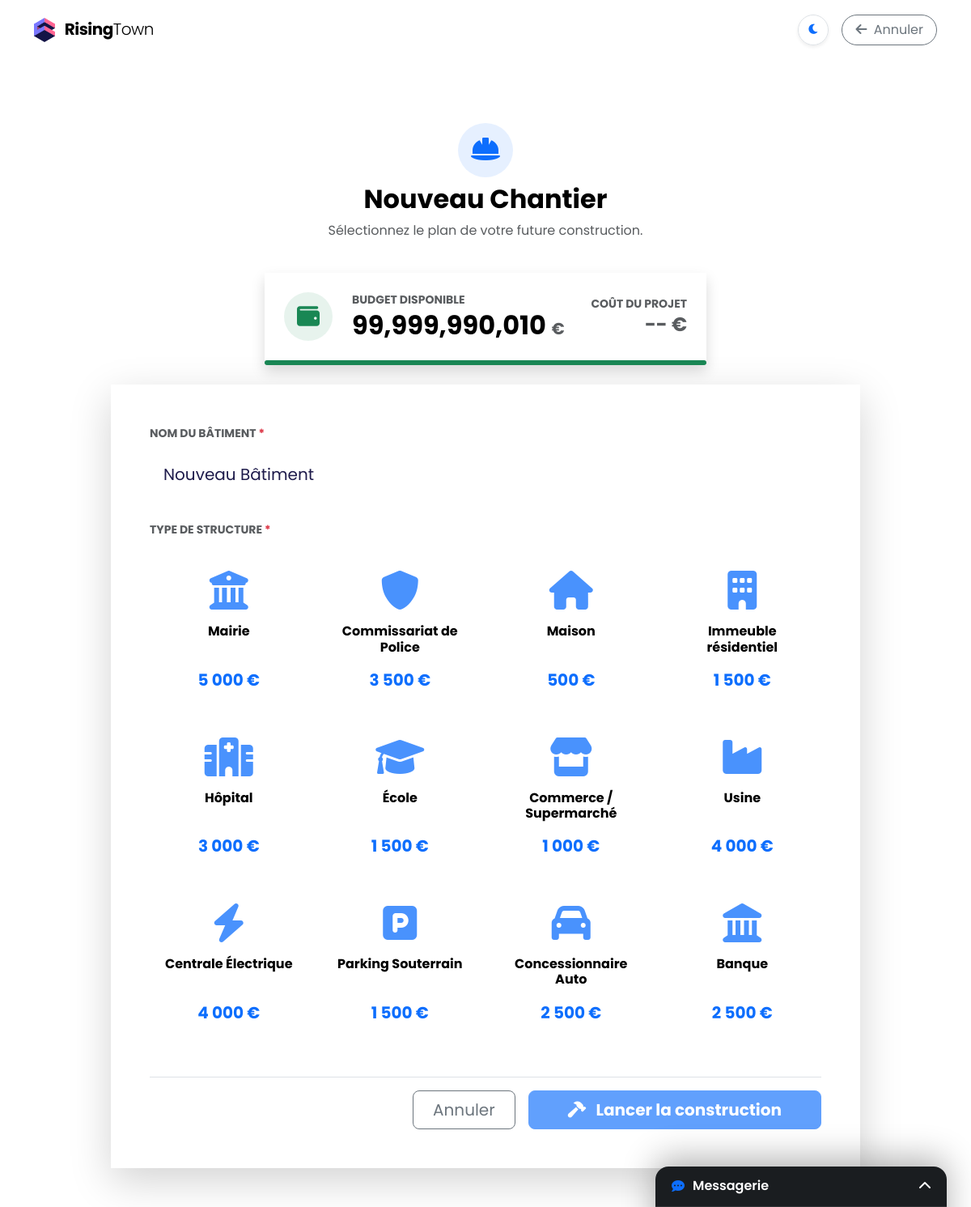
The app's page /construire/ (signed in), older data.
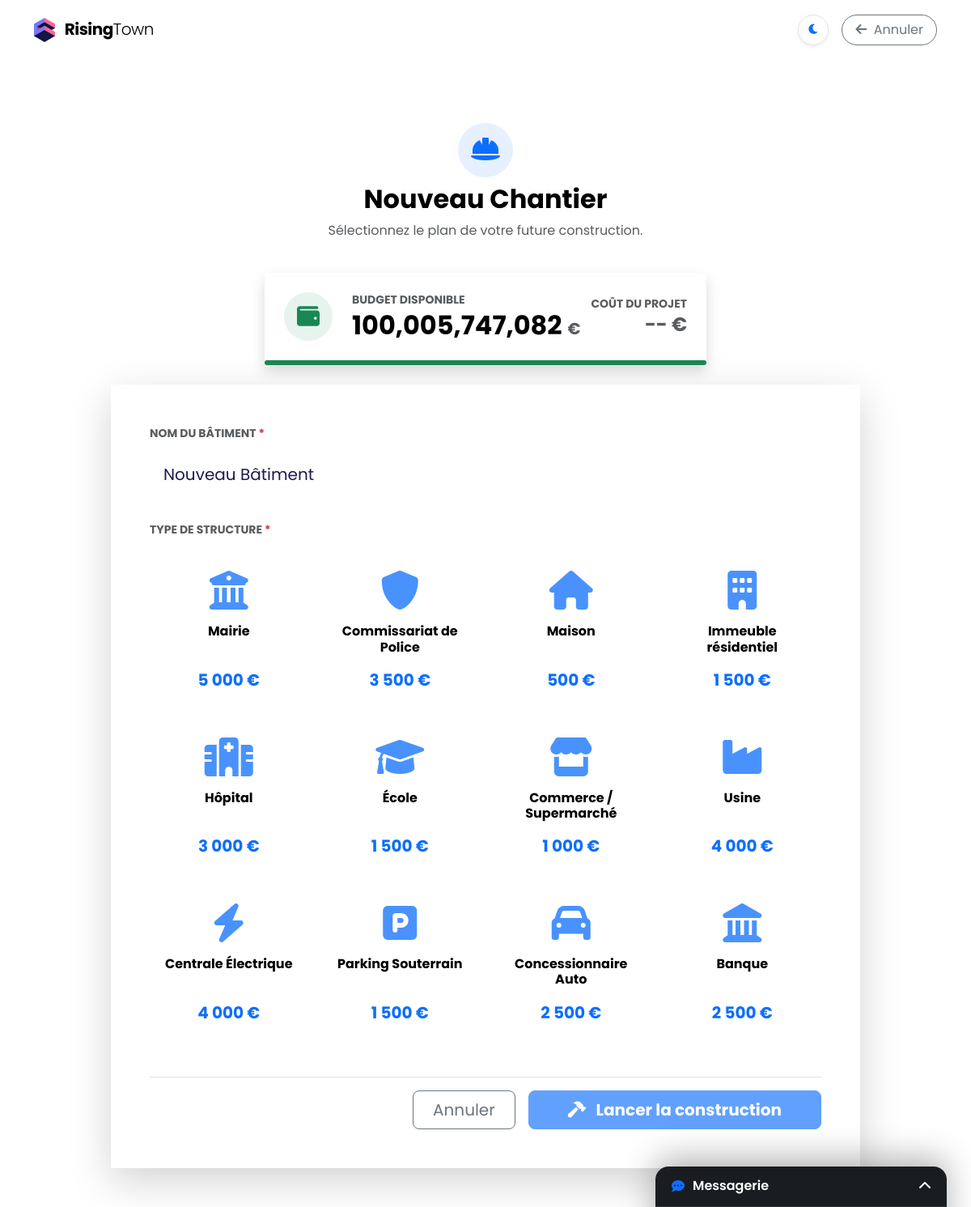
The same page, newer data.
### myapp/models.py (models this page shows, shortened)
class Ville(models.Model):
    nom = models.CharField(max_length=100)
    budget = models.IntegerField(default=100000)
    energie_stock = models.IntegerField(default=1000)
    population_totale = models.IntegerField(default=0)
    dernier_calcul = models.DateTimeField(auto_now=True)
    largeur_map = models.IntegerField(default=10, help_text="Nombre de cases en largeur (X)")
    hauteur_map = models.IntegerField(default=5, help_text="Nombre de cases en hauteur (Y)")

### myapp/views.py (the view)
# urls.py: path('construire/', views.construire, name='construire'),
@login_required
def construire(request):
    if not request.user.is_superuser:
        messages.error(request, "Seul le Maire peut construire.")
        return redirect('dashboard')
    ville = Ville.objects.first()
    BATIMENT_COSTS = {
        'MAIRIE': 5000,
        'MAISON': 500,
        'IMMEUBLE': 1500,
        'HOPITAL': 3000,
        'BANQUE': 2500,
        'COMMERCE': 1000,
        'USINE': 4000,
        'ECOLE': 1500,
        'COMMISSARIAT': 3500,
        'CONCESSIONNAIRE': 500,
        'ROUTE': 10,
        'ROUTE_VIRAGE': 10,
    }
    if request.method == 'POST':
        form = BatimentForm(request.POST)
        if form.is_valid():
            batiment = form.save(commit=False)
            if batiment.type_batiment == 'STADE':
                messages.error(request, "Impossible de construire un autre Stade.")
                return redirect('construire')
            batiment.ville = ville
            size = BATIMENT_SIZES.get(batiment.type_batiment, (1, 1))
            batiment.largeur = size[0]
            batiment.hauteur = size[1]
            batiment.cout_construction = BATIMENT_COSTS.get(batiment.type_batiment, 100)
            if batiment.type_batiment == 'MAISON':
                batiment.capacite = 4
                batiment.loyer = 50
            elif batiment.type_batiment == 'IMMEUBLE':
                batiment.capacite = 20
                batiment.loyer = 20
            if batiment.type_batiment == 'MAIRIE' and Batiment.objects.filter(ville=ville, type_batiment='MAIRIE').exists():
                messages.error(request, "Une seule Mairie autorisée.")
                return render(request, 'construire.html', {'form': form, 'ville': ville})
            if ville.budget >= batiment.cout_construction:
                ville.budget -= batiment.cout_construction
                ville.save()
                batiment.x = -10
                batiment.y = -10
                batiment.save()
                messages.success(request, f"{batiment.nom} créé ! Cliquez sur la carte pour le placer.")
                return redirect(f"{reverse('dashboard')}?move_id={batiment.id}")
            else:
                messages.error(request, f"Pas assez d'argent ! Il faut {batiment.cout_construction} €.")
    else:
        form = BatimentForm()
        choices = form.fields['type_batiment'].choices
        form.fields['type_batiment'].choices = [c for c in choices if c[0] != 'STADE']
    return render(request, 'construire.html', {'form': form, 'ville': ville})

### myapp/forms.py
class BatimentForm(forms.ModelForm):
    class Meta:
        model = Batiment
        fields = ['nom', 'type_batiment'] # PLUS DE X NI DE Y
        widgets = {
            'nom': forms.TextInput(attrs={'class': 'form-control', 'placeholder': 'Nom du bâtiment'}),
            'type_batiment': forms.Select(attrs={'class': 'form-select'}),
        }

### myapp/templates/construire.html (shortened to what the changed rows need)
{% extends 'base.html' %}
{% load static %}
{% load humanize %}
{% block content %}
<div class="container pt-4 pb-5 mt-5">
    <div class="row justify-content-center mb-4">
        <div class="col-md-8 text-center">
            <h1 class="fw-bold h2 mb-2">Nouveau Chantier</h1>
        </div>
    </div>
    <div class="row justify-content-center mb-4">
        <div class="col-md-8 col-lg-6">
            <div class="card shadow border-0 overflow-hidden stat-budget">
                <div class="card-body d-flex align-items-center p-4">
                    <div class="flex-grow-1">
                        <h6 class="text-uppercase text-muted small fw-bold mb-1">Budget Disponible</h6>
                        <h2 class="fw-bold mb-0">
                            {{ ville.budget|intcomma }} <small class="fs-5 text-muted">€</small>
                        </h2>
                    </div>
                </div>
            </div>
        </div>
    </div>
</div>
{% endblock %}

Row changes from the older to the newer data that the page shows:
changed Ville: budget "99,999,990,010" → "100,005,747,082"
